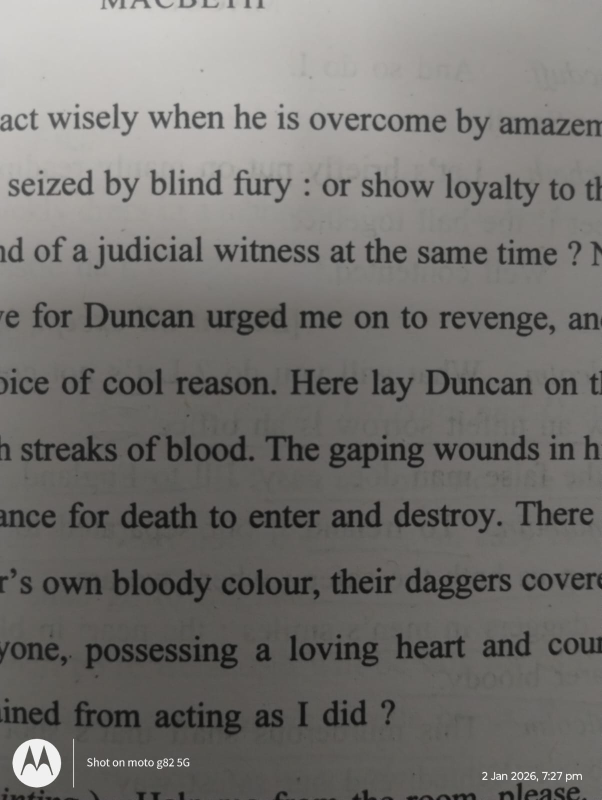
#> input picture img1.jpeg, 1204 x 1600 px, found by its file name (shown at 1/2 size)
$ python preprocessing.py
#> lines starting #> are read from the running program, lines starting #| are printed output that depends on the picture; after the words box and inside, x2 and y2 are one past the last pixel; in counts of white or black regions, pixels touching at a corner belong together
#> further down, Original_img is the input picture: shape (1600, 1204, 3); mean B, G, R 111.3, 114.5, 116.2
### contouring.py
import cv2
import numpy as np

def find_center_word(binary_img,min_area=100):
    kernel = cv2.getStructuringElement(cv2.MORPH_RECT, (15, 3))
    word_mask = cv2.dilate(binary_img, kernel, iterations=1)
    cv2.imshow("word",word_mask)

    contours, _ = cv2.findContours(
        word_mask,
        cv2.RETR_EXTERNAL,
        cv2.CHAIN_APPROX_SIMPLE
    )
    if not contours:
        return None, None
    h, w = binary_img.shape
    img_center = np.array([w // 2, h // 2])
    best_contour = None
    min_distance = float("inf")
    for cnt in contours:
        area = cv2.contourArea(cnt)
        if area < min_area:
            continue

        x, y, bw, bh = cv2.boundingRect(cnt)
        box_center = np.array([x + bw // 2, y + bh // 2])

        dist = np.linalg.norm(box_center - img_center)

        if dist < min_distance:
            min_distance = dist
            best_contour = (x, y, bw, bh)

    if best_contour is None:
        return None, None

    x, y, bw, bh = best_contour
    cropped_word = binary_img[y:y + bh, x:x + bw]

    return best_contour, cropped_word


# [43 lines left out: function find_center_word_paddle, not called in this run]

### preprocessing.py
import cv2
import numpy as np
from skimage.filters import threshold_sauvola
from skimage import img_as_ubyte

from contouring import find_center_word
from detection import ocr_center_word


def preprocess(image,debug=True):
    # Original image in BGR (from camera)
#> called with debug = True
    gray = cv2.cvtColor(image, cv2.COLOR_BGR2GRAY)

    clahe_obj = cv2.createCLAHE(clipLimit=2.0, tileGridSize=(8, 8))  # Object
    enhanced = clahe_obj.apply(gray)  # Apply to get image!
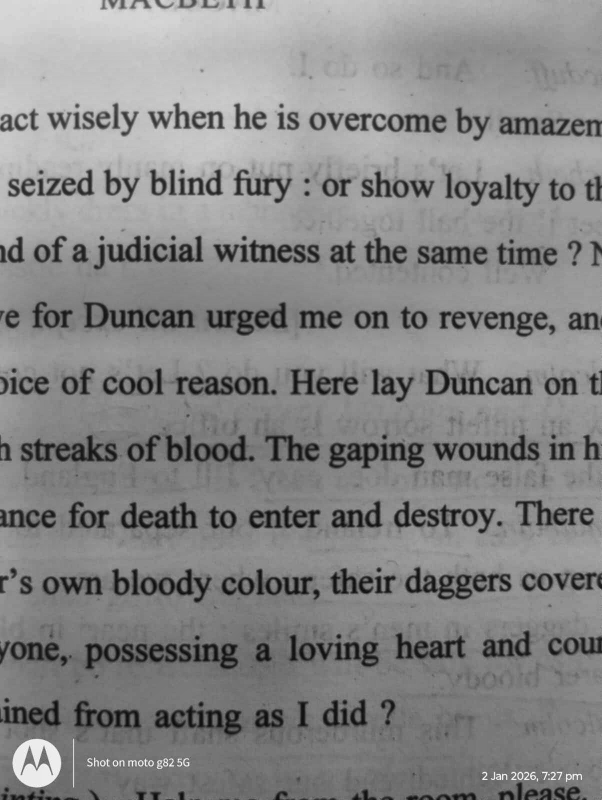
#> enhanced: shape (1600, 1204) (shown at 1/2 size); min 8, max 255, mean 133.4

    if debug:
        cv2.imshow('clahe', enhanced)  # Show enhanced image, not object
        cv2.waitKey(0)
    window_size = 25  # size of local region; adjust based on text size
    sauvola_thresh = threshold_sauvola(enhanced, window_size=window_size)
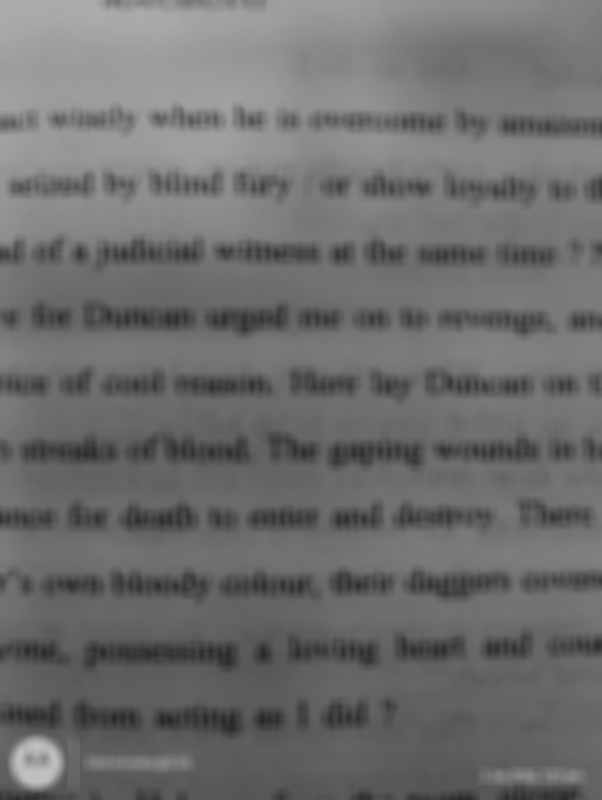
#> sauvola_thresh: shape (1600, 1204) float64 (shown at 1/2 size); min 37.97, max 193, mean 109.6
    binary_sauvola = enhanced > sauvola_thresh
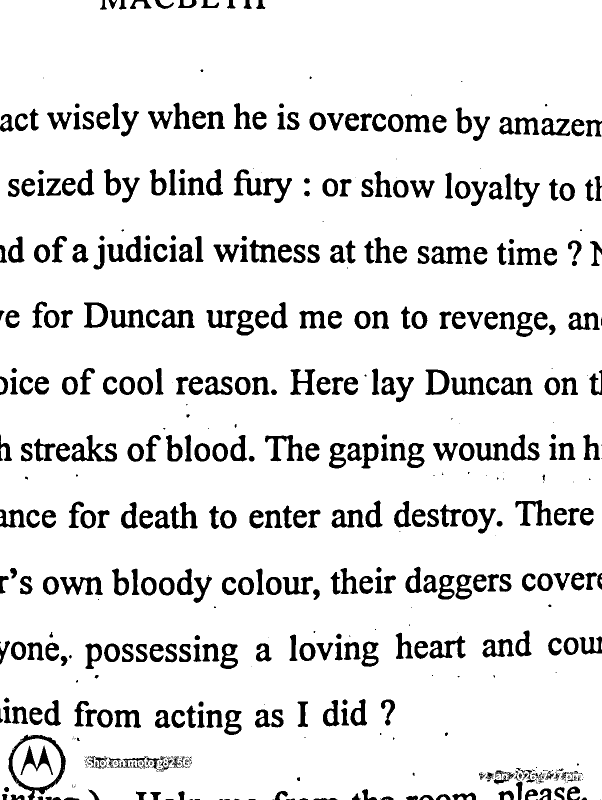
#> binary_sauvola: shape (1600, 1204) bool (shown at 1/2 size); 89.2% white; 596 black regions (191 under 20 px), largest, box (x1, y1, x2, y2) and area: (17, 1469, 132, 1600) 2678, (143, 870, 234, 923) 1900, (530, 870, 608, 923) 1578
    preprocessed = img_as_ubyte(binary_sauvola)
    preprocessed = 255 - preprocessed
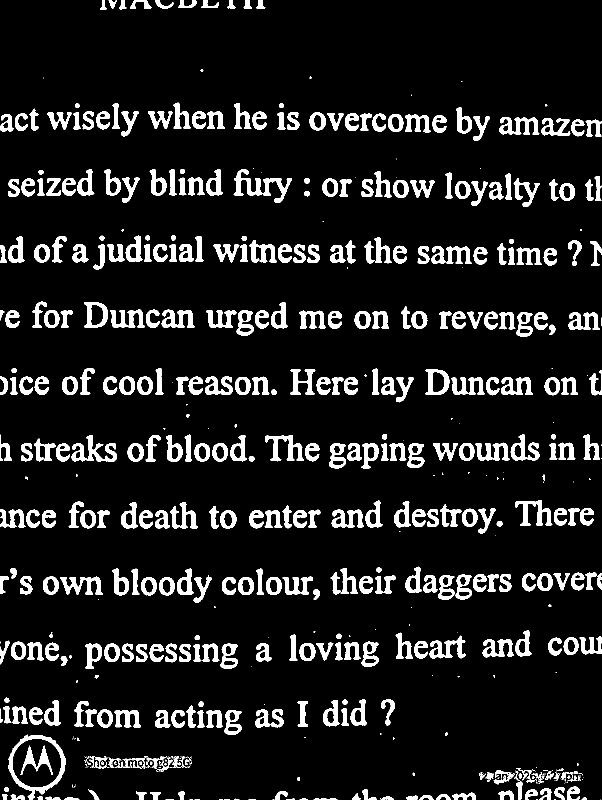
#> preprocessed: shape (1600, 1204) (shown at 1/2 size); 10.8% white; 596 white regions (191 under 20 px), largest, box (x1, y1, x2, y2) and area: (17, 1469, 132, 1600) 2678, (143, 870, 234, 923) 1900, (530, 870, 608, 923) 1578
    thresh=preprocessed
    # [10 lines of commented-out code are left out]
    if debug:
        cv2.imshow("Adaptive Threshold", thresh)
        cv2.waitKey(0)
    kernel = cv2.getStructuringElement(cv2.MORPH_RECT, (2, 2))

    # Close small gaps in letters (connect broken strokes)
    morph = cv2.morphologyEx(thresh, cv2.MORPH_CLOSE, kernel)
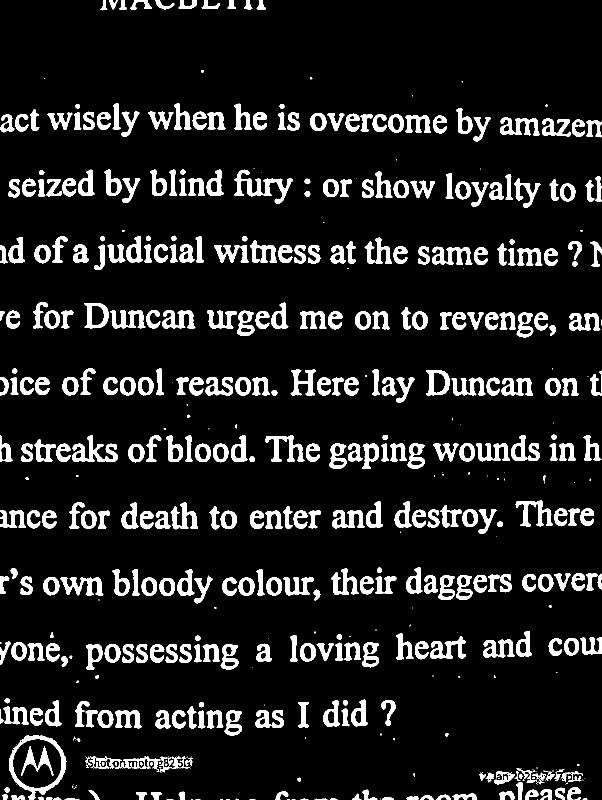
#> morph: shape (1600, 1204) (shown at 1/2 size); 10.8% white; 504 white regions (118 under 20 px), largest, box (x1, y1, x2, y2) and area: (18, 1470, 133, 1600) 2722, (468, 339, 585, 407) 2337, (179, 1513, 381, 1545) 1959
    # Remove tiny noise dots
    if debug:
        cv2.imshow("Morphology", morph)
        cv2.waitKey(0)
    kernel = cv2.getStructuringElement(cv2.MORPH_RECT, (3,3))
    morph = cv2.morphologyEx(morph, cv2.MORPH_OPEN, kernel)
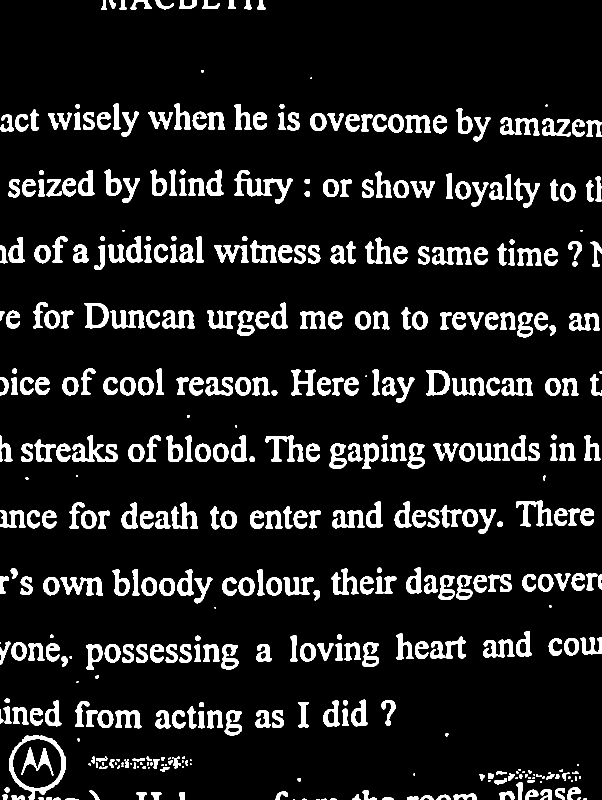
#> morph: shape (1600, 1204) (shown at 1/2 size); 10.6% white; 476 white regions (49 under 20 px), largest, box (x1, y1, x2, y2) and area: (18, 1471, 132, 1600) 2696, (144, 871, 235, 924) 1887, (531, 871, 608, 923) 1565
    if debug:
        cv2.imshow("Morphology", morph)
        cv2.waitKey(0)


    #preprocessed = cv2.resize(morph, None, fx=2, fy=2, interpolation=cv2.INTER_CUBIC)
    preprocessed=morph
    if debug:
        cv2.imshow("Final Preprocessed", preprocessed)
        cv2.waitKey(0)
        cv2.destroyAllWindows()

    return preprocessed


if __name__ == "__main__":
    # Load an example image (camera frame or saved image)
    Original_img = cv2.imread("D:\\Projects\\PythonProject\\img1.jpeg")  # Replace with your image

    # Preprocess
    preprocessed_img = preprocess(Original_img, True)


    # Save for inspection
    cv2.imwrite("preprocessed_output.png", preprocessed_img)
    binary = cv2.imread("D:\\Projects\\PythonProject\\preprocessed_output.png", cv2.IMREAD_GRAYSCALE)

    bbox, center_word = find_center_word(binary)
#> (the run stopped early here; a loop or call above may not have finished)
